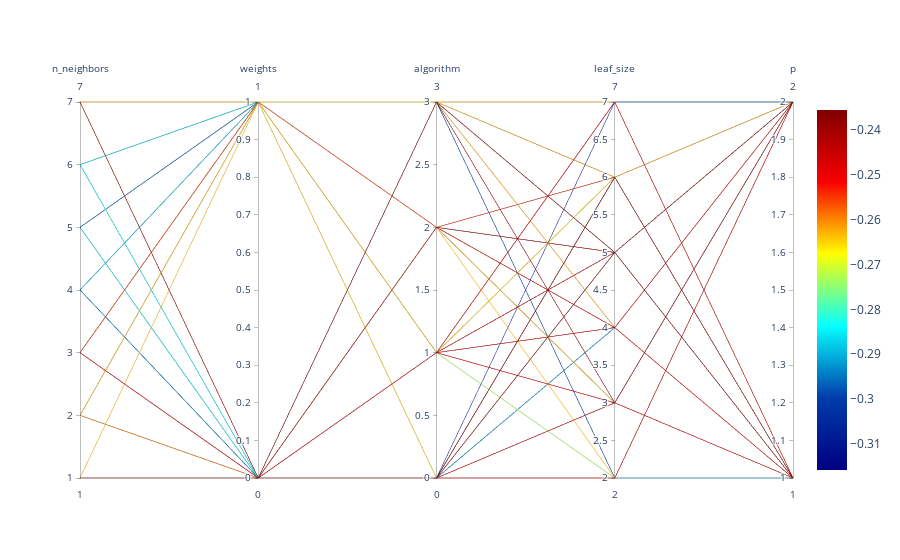

Notebook cell for this chart:
### Markdown cell above
## Parallel Coordinates Plot

### Code cell
spot_tuner.parallel_plot()

### Figure 1 — Plotly figure (JSON) as saved in the notebook; plotly's stock layout.template omitted (floating-point values rounded to 4 significant figures)
{"data": [{"dimensions": [{"label": "n_neighbors", "range": [1, 7], "values": [2, 4, 5, 6, 3, 6, 2, 2, 7, 5, 6, 4, 5, 1, 4, 4, 7, 3, 2, 1, 3, 7, 3, 2, 1, 3, 7, 7, 4, 6, 1, 3, 5, 6, 5, 1, 2, 4, 4, 7, 2, 7, 4, 3, 6, 5, 4, 2, 6, 6, 7, 1, 4, 2, 4, 2, 1, 4, 2, 6, 1, 7, 6, 4, 5, 6, 4, 4, 1, 3, 4, 4, 7, 2, 1, 2, 3, 3, 1, 5, 5, 6, 2, 2, 5, 6, 5, 5, 4, 4, 3, 6, 2, 1, 2, 1, 3, 7, 4, 5, 2, 4, 3, 3, 4, 5, 5, 7, 4, 4, 6, 2, 4, 2, 4, 4, 7, 3, 6, 6]}, {"label": "weights", "range": [0, 1], "values": [0, 0, 1, 0, 1, 1, 0, 1, 1, 1, 0, 0, 0, 1, 0, 1, 1, 0, 0, 1, 0, 1, 1, 1, 0, 0, 1, 0, 1, 1, 0, 0, 0, 1, 0, 0, 0, 0, 0, 1, 1, 1, 0, 1, 0, 1, 0, 0, 0, 0, 0, 0, 0, 1, 1, 1, 0, 0, 0, 1, 0, 0, 0, 0, 1, 0, 1, 1, 0, 0, 1, 1, 1, 1, 0, 0, 0, 0, 0, 1, 1, 1, 1, 1, 1, 1, 1, 1, 1, 1, 0, 1, 1, 0, 0, 0, 1, 1, 1, 0, 1, 1, 1, 0, 1, 1, 1, 0, 0, 0, 0, 1, 1, 1, 1, 1, 1, 1, 1, 0]}, {"label": "algorithm", "range": [0, 3], "values": [0, 2, 1, 2, 1, 2, 3, 2, 2, 3, 0, 1, 1, 1, 3, 0, 0, 0, 3, 2, 1, 0, 0, 2, 1, 1, 2, 1, 1, 3, 3, 2, 2, 3, 2, 1, 2, 2, 2, 1, 1, 2, 1, 1, 1, 1, 2, 0, 1, 1, 2, 0, 3, 0, 1, 3, 0, 1, 2, 2, 1, 0, 2, 0, 1, 0, 2, 0, 3, 3, 1, 1, 1, 1, 1, 3, 3, 3, 2, 1, 3, 2, 1, 0, 0, 2, 0, 0, 2, 2, 2, 3, 0, 2, 1, 1, 1, 0, 0, 1, 1, 1, 0, 0, 2, 0, 3, 0, 3, 1, 3, 2, 3, 0, 2, 1, 1, 2, 1, 2]}, {"label": "leaf_size", "range": [2, 7], "values": [5, 4, 7, 3, 4, 5, 5, 6, 2, 4, 4, 5, 3, 5, 7, 2, 6, 6, 6, 3, 3, 7, 6, 5, 4, 4, 3, 5, 4, 4, 3, 6, 4, 7, 6, 4, 6, 4, 6, 3, 3, 6, 2, 6, 6, 3, 3, 2, 6, 5, 5, 5, 7, 3, 4, 3, 6, 6, 4, 6, 7, 3, 5, 3, 5, 4, 3, 4, 5, 7, 6, 7, 5, 2, 4, 4, 6, 6, 4, 4, 2, 5, 6, 5, 4, 4, 3, 2, 4, 3, 5, 2, 3, 4, 4, 4, 2, 5, 4, 3, 5, 6, 6, 3, 5, 2, 2, 2, 5, 6, 5, 6, 6, 3, 3, 7, 5, 5, 5, 6]}, {"label": "p", "range": [1, 2], "values": [2, 2, 2, 1, 2, 2, 2, 2, 2, 1, 1, 1, 1, 2, 2, 1, 1, 1, 2, 1, 1, 1, 1, 1, 1, 2, 2, 1, 2, 1, 2, 1, 2, 2, 2, 1, 1, 1, 1, 2, 2, 2, 1, 1, 1, 1, 2, 2, 1, 2, 2, 2, 2, 1, 1, 2, 1, 2, 1, 1, 1, 1, 2, 1, 1, 1, 2, 1, 1, 1, 2, 2, 1, 2, 2, 1, 1, 1, 1, 2, 2, 1, 2, 1, 1, 1, 1, 1, 2, 2, 2, 2, 1, 1, 2, 2, 2, 1, 2, 1, 1, 1, 1, 1, 1, 2, 1, 2, 1, 2, 2, 1, 1, 2, 1, 1, 1, 1, 2, 1]}], "line": {"cmax": -0.2356, "cmin": -0.3158, "color": [-0.2619, -0.297, -0.297, -0.302, -0.2644, -0.3045, -0.2619, -0.2682, -0.2632, -0.307, -0.292, -0.302, -0.2857, -0.2644, -0.297, -0.2982, -0.312, -0.2619, -0.2619, -0.2632, -0.2506, -0.312, -0.2682, -0.2694, -0.2531, -0.2469, -0.2719, -0.2444, -0.2982, -0.2995, -0.2356, -0.2544, -0.2857, -0.3008, -0.2957, -0.2531, -0.2594, -0.297, -0.3008, -0.2732, -0.2707, -0.2644, -0.2945, -0.2669, -0.2845, -0.3033, -0.2982, -0.2619, -0.2845, -0.2907, -0.2406, -0.2356, -0.297, -0.2657, -0.2982, -0.2657, -0.2356, -0.3045, -0.2732, -0.307, -0.2469, -0.2469, -0.2957, -0.297, -0.3008, -0.292, -0.2895, -0.2982, -0.2356, -0.2619, -0.3158, -0.2982, -0.2982, -0.2732, -0.2531, -0.2619, -0.2619, -0.2619, -0.2481, -0.3083, -0.3045, -0.3108, -0.2657, -0.2657, -0.307, -0.292, -0.307, -0.307, -0.2957, -0.2895, -0.2481, -0.3008, -0.2657, -0.2481, -0.2732, -0.2531, -0.2782, -0.312, -0.2982, -0.2857, -0.2632, -0.3158, -0.2682, -0.2619, -0.3008, -0.3045, -0.307, -0.2469, -0.297, -0.3045, -0.292, -0.2682, -0.2982, -0.2657, -0.2895, -0.2982, -0.2982, -0.2556, -0.287, -0.3045], "colorscale": [[0, "rgb(0,0,131)"], [0.2, "rgb(0,60,170)"], [0.4, "rgb(5,255,255)"], [0.6, "rgb(255,255,0)"], [0.8, "rgb(250,0,0)"], [1, "rgb(128,0,0)"]], "showscale": true}, "type": "parcoords"}], "layout": {}}
